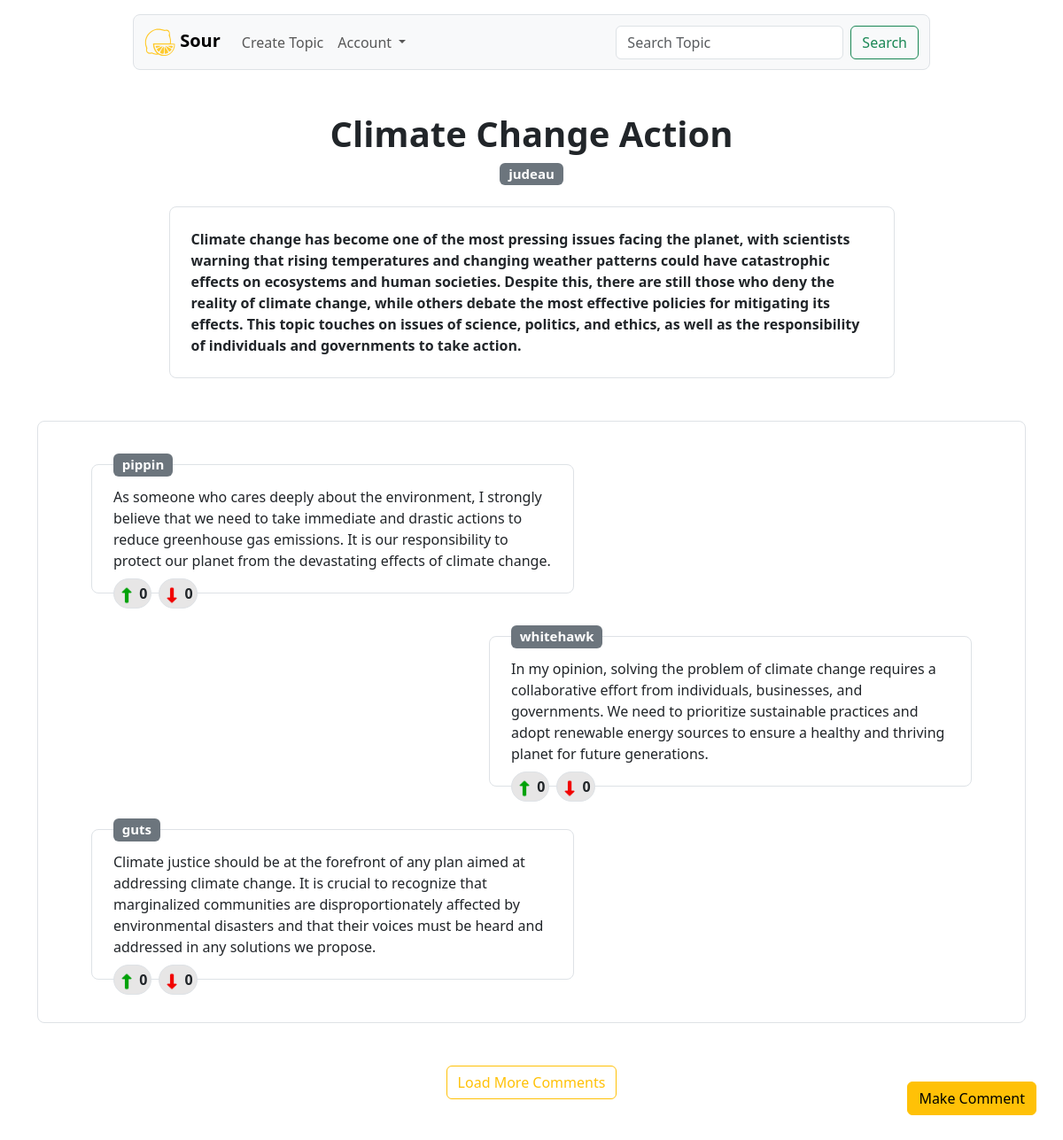
Page /topic/c41bb12ebc384bdb9ea036c91d38f82f/ on the committed database.
### sour_acm412/models.py (models this page shows, shortened)
class Topics(models.Model):
    id = models.UUIDField(primary_key=True, default=uuid.uuid4)
    title = models.CharField(max_length=50, unique=True)
    origin_comment = models.CharField(max_length=1000)
    user_id = models.ForeignKey(Users, on_delete=models.CASCADE)
    created_at = models.DateTimeField(default=timezone.now)

class Users(models.Model):
    id = models.UUIDField(primary_key=True, default=uuid.uuid4)
    firstname = models.CharField(max_length=50)
    lastname = models.CharField(max_length=50)
    email = models.EmailField(unique=True)
    username = models.CharField(max_length=50, unique=True)
    password = models.CharField(max_length=255)
    summary =  models.CharField(max_length=255, default="Hi, I'm [username], and I'm excited to be part of the conversation here on Sour! I enjoy sharing my thoughts and engaging with others on various topics such as [list your interests].")
    profile_picture = models.CharField(max_length=255, default="pp.svg")
    created_at = models.DateTimeField(default=timezone.now)

class Comments(models.Model):
    id = models.UUIDField(primary_key=True, default=uuid.uuid4)
    comment = models.CharField(max_length=1000)
    user_id = models.ForeignKey(Users, on_delete=models.CASCADE)
    topic_id = models.ForeignKey(Topics, on_delete=models.CASCADE)
    created_at = models.DateTimeField(default=timezone.now)

### sour_acm412/views.py (the view)
# urls.py: path('topic/<str:topic_id>/', TopicView, name='topic'),
def TopicView(request, topic_id):
    topic = Topics.objects.get(id=topic_id)
    comments = Comments.objects.filter(topic_id = topic.id)[:4]
    context = {
        "topic_id" : topic.id,
        "title" : topic.title,
        "username" : topic.user_id.username,
        "user_id" : topic.user_id.id,
        "origin_comment" : topic.origin_comment,
        "comments" : [
                {
                    "comment_id" : comment.id,
                    "comment_username" : comment.user_id.username, # since user_id column refers to the Users Model we can fetch any info from Users model through user_id column
                    "comment_user_id" : comment.user_id.id,
                    "comment_content" : comment.comment,
                    "comment_upvotes" : comment.upvotes.count(),
                    "comment_downvotes" : comment.downvotes.count()
                } for comment in comments
        ]
    }
    if "user_id" in request.session:
        context["authenticated"] = True
        context['current_user'] = request.session["user_id"]
    if "logout" in request.POST:
        del request.session["user_id"]
        context['authenticated'] = False
    return render(request, 'topic.html', context=context)

### sour_acm412/templates/topic.html (shortened to what this page needs)
{% extends 'master.html' %} {% load static %}  {% block body_content %}
  <nav class="navbar navbar-expand-lg bg-light mx-auto mt-3 mb-5 rounded-3 border w-75">
    <div class="container-fluid">
      <a class="navbar-brand fw-bold" href="/">
        <img src="{% static 'sour.svg' %}" alt="sour icon" width="35"> Sour </a>
      <div class="collapse navbar-collapse" id="navbarSupportedContent">
        <ul class="navbar-nav me-auto mb-2 mb-lg-0">
          <li class="nav-item">
            <a class="nav-link" style="bottom:30px; right: 30px;" data-bs-toggle="modal" data-bs-target="#create-topic-modal" href="#">Create Topic</a>
          </li>
          <li class="nav-item dropdown">
            <a class="nav-link dropdown-toggle" href="#" role="button" data-bs-toggle="dropdown" aria-expanded="false"> Account </a>
          </li>
        </ul>
        <form class="d-flex" role="search">
          <input class="form-control me-2" type="search" placeholder="Search Topic" aria-label="Search">
          <button class="btn btn-outline-success" type="submit">Search</button> {% csrf_token %}
        </form>
      </div>
    </div>
  </nav>
  <div class="container">
    <div class="container">
      <h1 class="text-center fw-bold">{{ title }}</h1>
      <h5 class="text-center mb-4">
        <span class="badge bg-secondary"> <a href="/profile/{{ user_id }}"> {{ username }} </a> </span>
      </h5>
      <div class="w-75 mx-auto border rounded-3 p-4 mb-5 position-relative fw-bold">{{ origin_comment }}</div>
    </div>
    <div class="container border rounded-3"> {% for comment in comments %}
      <div class="{% if forloop.counter0|divisibleby:2 %}
              me-auto
              {% else %}
              ms-auto
              {% endif %} border rounded-3 p-4 m-5 position-relative topic-comment">{{ comment.comment_content }}
        <div class="d-flex position-absolute fw-bold" style="bottom:-18px; cursor: pointer;">
          <div class="border border-1 rounded-5 p-1 me-2" style="background-color: rgb(231, 230, 230);">
            <img src="{% static 'up.png' %}" alt="upvote icon" width="20px"> {{ comment.comment_upvotes }}
          </div>
          <div class="border border-1 rounded-5 p-1" style="background-color: rgb(231, 230, 230);">
            <img src="{% static 'down.png' %}" alt="upvote icon" width="20px"> {{ comment.comment_downvotes }}
          </div>
        </div>
        <div class="position-absolute" style="top:-14px;">
          <h5 class="text-center mb-4">
            <span class="badge bg-secondary"> <a href="/profile/{{ comment.comment_user_id }}"> {{ comment.comment_username }} </a> </span>
          </h5>
        </div>
      </div> {% endfor %}
    </div>
  </div>
  <button class="btn btn-outline-warning mx-auto my-5 d-block">Load More Comments</button>
  <button type="button" class="btn btn-warning position-fixed" style="bottom:30px; right: 30px;" data-bs-toggle="modal" data-bs-target="#create-comment-modal">Make Comment</button>
   {% endblock body_content %}

### sour_acm412/templates/topic.html (style rules this page uses)
a { text-decoration: none; color: white }
@media only screen and (min-width: 769px) { .topic-comment { width: 50%; } }

### rows in the picture
Topics: title "Climate Change Action", origin_comment "Climate change has become one of the most pressing issues facing the planet, with scientists warning that rising temperatures and changing weather patterns could have catastrophic effects on ecosystems and human societies. Despite this, there are still those who deny the reality of climate change, while others debate the most effective policies for mitigating its effects. This topic touches on issues of science, politics, and ethics, as well as the responsibility of individuals and governments to take action."
Users: username "judeau"
Comments: comment_content "As someone who cares deeply about the environment, I strongly believe that we need to take immediate and drastic actions to reduce greenhouse gas emissions. It is our responsibility to protect our planet from the devastating effects of climate change."
Users: comment_username "pippin"
Comments: comment_content "In my opinion, solving the problem of climate change requires a collaborative effort from individuals, businesses, and governments. We need to prioritize sustainable practices and adopt renewable energy sources to ensure a healthy and thriving planet for future generations."
Users: comment_username "whitehawk"
Comments: comment_content "Climate justice should be at the forefront of any plan aimed at addressing climate change. It is crucial to recognize that marginalized communities are disproportionately affected by environmental disasters and that their voices must be heard and addressed in any solutions we propose."
Users: comment_username "guts"

### other values in the picture
{{ comment.comment_upvotes }} "0" "0" "0"
{{ comment.comment_downvotes }} "0" "0" "0"
